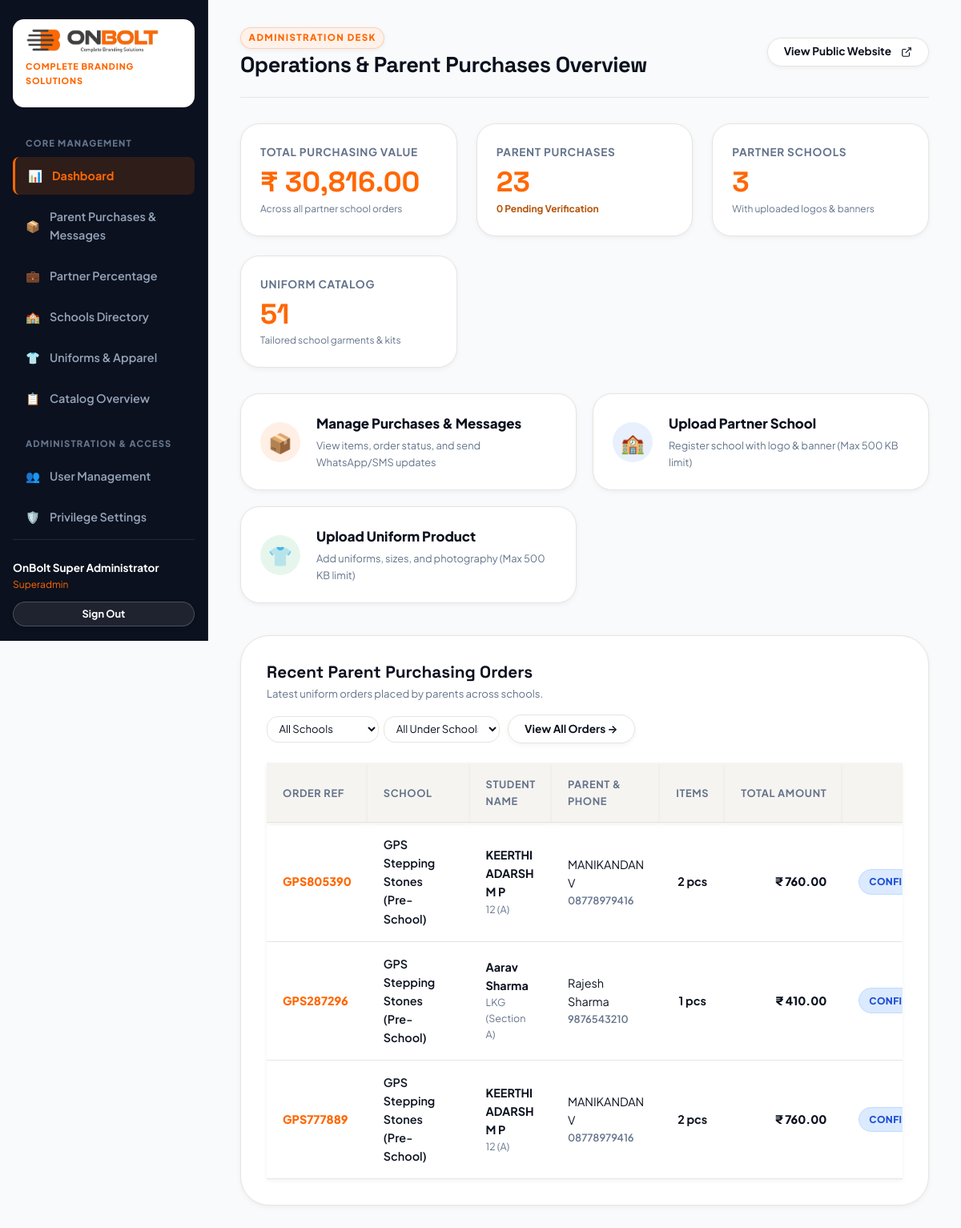
/admin/index.php (signed in), run on an earlier commit of the app's database.
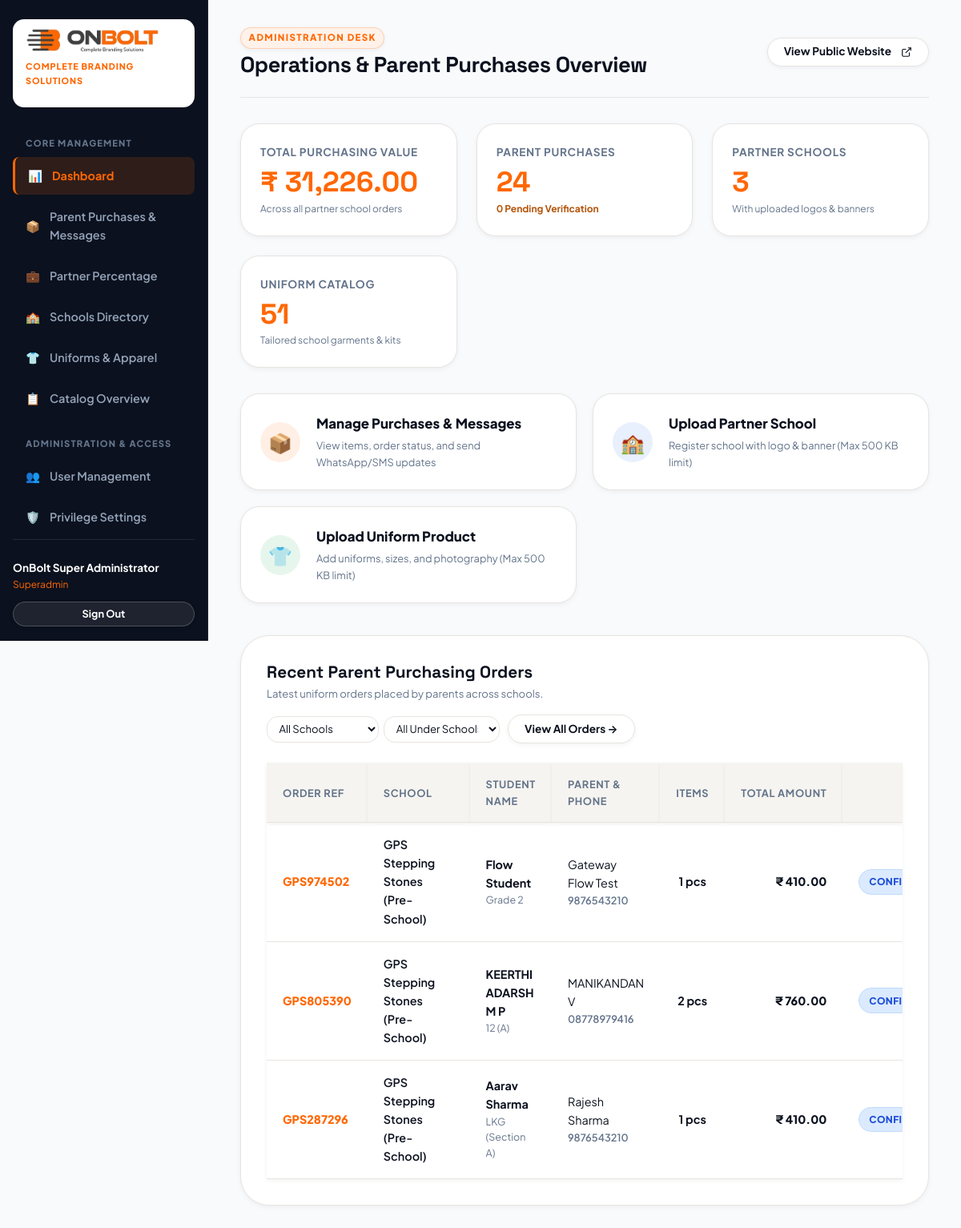
And on a later commit of the database.
### tables this page shows
CREATE TABLE `orders` (
  `id` int(10) unsigned NOT NULL AUTO_INCREMENT,
  `order_reference` varchar(60) NOT NULL,
  `school_id` int(10) unsigned NOT NULL,
  `sub_school_id` int(10) unsigned DEFAULT NULL,
  `parent_id` int(10) unsigned DEFAULT NULL,
  `parent_name` varchar(150) NOT NULL,
  `student_name` varchar(150) NOT NULL,
  `gender` varchar(20) DEFAULT NULL,
  `grade_class` varchar(50) NOT NULL,
  `mobile` varchar(50) NOT NULL,
  `alt_mobile` varchar(50) DEFAULT NULL,
  `email` varchar(150) DEFAULT NULL,
  `delivery_address` text NOT NULL,
  `pincode` varchar(20) NOT NULL,
  `state` varchar(100) NOT NULL DEFAULT 'Kerala',
  `total_items` int(11) NOT NULL DEFAULT 1,
  `subtotal` decimal(10,2) NOT NULL DEFAULT 0.00,
  `shipping_fee` decimal(10,2) NOT NULL DEFAULT 0.00,
  `tax_amount` decimal(10,2) NOT NULL DEFAULT 0.00,
  `total_amount` decimal(10,2) NOT NULL DEFAULT 0.00,
  `refund_amount` decimal(10,2) NOT NULL DEFAULT 0.00,
  `refund_status` enum('None','Pending','Approved','Rejected') NOT NULL DEFAULT 'None',
  `refund_requested_by` varchar(100) DEFAULT NULL,
  `refund_approved_by` varchar(100) DEFAULT NULL,
  `refund_notes` text DEFAULT NULL,
  `refunded_at` datetime DEFAULT NULL,
  `payment_status` varchar(60) NOT NULL DEFAULT 'Pending',
  `payment_method` varchar(50) NOT NULL DEFAULT 'WhatsApp / Offline',
  `order_status` varchar(60) NOT NULL DEFAULT 'Pending',
  `admin_notes` text DEFAULT NULL,
  `courier_name` varchar(100) DEFAULT NULL,
  `tracking_number` varchar(100) DEFAULT NULL,
  `fulfillment_type` enum('Courier','Handover','Counter') NOT NULL DEFAULT 'Courier',
  `handover_staff` varchar(100) DEFAULT NULL,
  `handover_recipient` varchar(150) DEFAULT NULL,
  `handover_code` varchar(50) DEFAULT NULL,
  `handover_at` datetime DEFAULT NULL,
  `exchange_requested` tinyint(1) DEFAULT 0,
  `exchange_details` text DEFAULT NULL,
  `pdf_url` varchar(255) DEFAULT NULL,
  `created_at` timestamp NOT NULL DEFAULT current_timestamp(),
  `updated_at` timestamp NOT NULL DEFAULT current_timestamp() ON UPDATE current_timestamp(),
  PRIMARY KEY (`id`),
  UNIQUE KEY `uq_order_ref` (`order_reference`),
  KEY `idx_orders_school` (`school_id`),
  KEY `idx_orders_parent` (`parent_id`),
  KEY `idx_orders_status` (`order_status`),
  CONSTRAINT `fk_orders_school` FOREIGN KEY (`school_id`) REFERENCES `schools` (`id`) ON DELETE CASCADE
);

CREATE TABLE `schools` (
  `id` int(10) unsigned NOT NULL AUTO_INCREMENT,
  `parent_id` int(10) unsigned DEFAULT NULL,
  `has_sub_schools` tinyint(1) NOT NULL DEFAULT 0,
  `sub_school_label` varchar(100) DEFAULT 'School',
  `name` varchar(180) NOT NULL,
  `slug` varchar(120) NOT NULL,
  `code` varchar(50) DEFAULT NULL,
  `location` varchar(180) DEFAULT NULL,
  `city` varchar(100) DEFAULT 'Trivandrum',
  `cluster` varchar(100) NOT NULL DEFAULT 'TVPM (Trivandrum)',
  `state` varchar(100) DEFAULT 'Kerala',
  `pincode` varchar(20) DEFAULT NULL,
  `contact_phone` varchar(50) DEFAULT '+91 9946925888',
  `contact_email` varchar(150) DEFAULT 'onboltconsumerindia@gmail.com',
  `whatsapp_number` varchar(50) DEFAULT '918848670739',
  `description` text DEFAULT NULL,
  `logo` varchar(255) DEFAULT NULL,
  `banner_image` varchar(255) DEFAULT NULL,
  `ordering_enabled` tinyint(1) NOT NULL DEFAULT 1,
  `enable_class_selection` tinyint(1) NOT NULL DEFAULT 1,
  `uniform_mode` enum('common','class_wise') NOT NULL DEFAULT 'common',
  `applicable_classes` text DEFAULT NULL,
  `allow_offline_payment` tinyint(1) NOT NULL DEFAULT 1,
  `allow_online_payment` tinyint(1) NOT NULL DEFAULT 0,
  `sort_order` int(11) NOT NULL DEFAULT 0,
  `status` tinyint(1) NOT NULL DEFAULT 1,
  `created_at` timestamp NOT NULL DEFAULT current_timestamp(),
  `updated_at` timestamp NOT NULL DEFAULT current_timestamp() ON UPDATE current_timestamp(),
  PRIMARY KEY (`id`),
  UNIQUE KEY `uq_schools_slug` (`slug`),
  UNIQUE KEY `uq_schools_code` (`code`),
  KEY `idx_schools_status` (`status`)
);

### config/app.php (called while the page is built, shortened)
<?php
function sanitize(mixed $data): mixed {
    return htmlspecialchars(trim((string)$data), ENT_QUOTES, 'UTF-8');
}
function getWebsiteSetting(string $key, string $default = ''): string {
    static $settings = null;
    if ($settings === null) {
        $settings = [];
        try {
            $pdo = getDbConnection();
            $stmt = $pdo->query("SELECT setting_key, setting_value FROM website_settings");
            while ($row = $stmt->fetch()) {
                $settings[$row['setting_key']] = $row['setting_value'];
            }
        } catch (Exception $e) {
        }
    }
    return $settings[$key] ?? $default;
}
function formatCurrency(float|int|string $amount): string {
    $symbol = getWebsiteSetting('currency_symbol', '₹');
    return $symbol . ' ' . number_format((float)$amount, 2);
}

### includes/functions.php (called while the page is built, shortened)
<?php
require_once __DIR__ . '/../config/app.php';
function getOrderStatusSelectStyle(string $status): string {
    $map = [
        'Pending'            => 'background-color: #FEF3C7; color: #B45309; border-color: #FDE68A;',
        'Confirmed'          => 'background-color: #DBEAFE; color: #1D4ED8; border-color: #BFDBFE;',
        'In progress'        => 'background-color: #F3E8FF; color: #7E22CE; border-color: #D8B4FE;',
        'Production'         => 'background-color: #F3E8FF; color: #7E22CE; border-color: #D8B4FE;',
        'Packed'             => 'background-color: #FFEDD5; color: #C2410C; border-color: #FDBA74;',
        'Dispatched'         => 'background-color: #E0F2FE; color: #0369A1; border-color: #7DD3FC;',
        'Dispatched by hand' => 'background-color: #FEF3C7; color: #B45309; border-color: #FDE68A;',
        'On the way'         => 'background-color: #E0E7FF; color: #4338CA; border-color: #A5B4FC;',
        'Delivered'          => 'background-color: #DCFCE7; color: #15803D; border-color: #86EFAC;',
        'Cancelled'          => 'background-color: #FEE2E2; color: #DC2626; border-color: #FCA5A5;',
        'Cancel'             => 'background-color: #FEE2E2; color: #DC2626; border-color: #FCA5A5;',
        'Refunded'           => 'background-color: #EDE9FE; color: #6D28D9; border-color: #DDD6FE;',
        'Refund'             => 'background-color: #EDE9FE; color: #6D28D9; border-color: #DDD6FE;',
    ];
    return $map[$status] ?? 'background-color: #F1F5F9; color: #475569; border-color: #CBD5E1;';
}

### admin/index.php (the view, shortened to what the rows shown need)
<?php
require_once __DIR__ . '/header.php';
$pdo = getDbConnection();
$orderSchoolCondition = "";
$totalRevenue = (float)$pdo->query("SELECT COALESCE(SUM(total_amount), 0) FROM orders WHERE order_status NOT IN ('Cancelled', 'Refunded')" . $orderSchoolCondition)->fetchColumn();
$allowedStatuses = ['Pending', 'Confirmed', 'In progress', 'Packed', 'Dispatched', 'Dispatched by hand', 'Delivered', 'Cancelled', 'Refunded'];
$recentOrdersSql = "SELECT o.*, s.name as school_name
                    FROM orders o
                    LEFT JOIN schools s ON o.school_id = s.id
                    WHERE 1=1";
$recentOrdersSql .= " ORDER BY o.id DESC LIMIT 6";
$recentOrders = $pdo->query($recentOrdersSql)->fetchAll();
?>
        <div class="stat-num" style="color:var(--brand-primary);"><?= formatCurrency($totalRevenue) ?></div>
<div style="background:#ffffff; border-radius:var(--radius-xl); border:1px solid var(--brand-border); padding:2rem; box-shadow:var(--shadow-sm);">
    <div class="table-scroll-frame" style="max-height:520px; overflow-y:auto; overflow-x:auto; position:relative; border-radius:0; border:none; border-top:1px solid #F1F5F9;">
        <table class="admin-table" style="margin:0; border:none; border-radius:0;">
            <thead>
                <tr>
                    <th style="white-space:nowrap; width:140px; position:sticky; top:0; z-index:10; background:var(--brand-surface-alt); box-shadow:0 1px 2px rgba(0,0,0,0.06);">Order Ref</th>
                    <th style="position:sticky; top:0; z-index:10; background:var(--brand-surface-alt); box-shadow:0 1px 2px rgba(0,0,0,0.06);">School</th>
                    <th style="position:sticky; top:0; z-index:10; background:var(--brand-surface-alt); box-shadow:0 1px 2px rgba(0,0,0,0.06);">Student Name</th>
                    <th style="position:sticky; top:0; z-index:10; background:var(--brand-surface-alt); box-shadow:0 1px 2px rgba(0,0,0,0.06);">Parent &amp; Phone</th>
                    <th style="text-align:center; white-space:nowrap; width:90px; position:sticky; top:0; z-index:10; background:var(--brand-surface-alt); box-shadow:0 1px 2px rgba(0,0,0,0.06);">Items</th>
                    <th style="text-align:right; white-space:nowrap; width:130px; position:sticky; top:0; z-index:10; background:var(--brand-surface-alt); box-shadow:0 1px 2px rgba(0,0,0,0.06);">Total Amount</th>
                    <th style="text-align:center; min-width:140px; white-space:nowrap; position:sticky; top:0; z-index:10; background:var(--brand-surface-alt); box-shadow:0 1px 2px rgba(0,0,0,0.06);">Status</th>
                </tr>
            </thead>
            <tbody>
                <?php if (empty($recentOrders)): ?>
                    <tr><td colspan="8" style="text-align:center; padding:2rem; color:var(--brand-muted);">No purchasing orders recorded yet.</td></tr>
                <?php else: ?>
                    <?php foreach ($recentOrders as $ro): ?>
                        <tr>
                            <td style="font-weight:800; color:var(--brand-primary); white-space:nowrap;"><?= sanitize($ro['order_reference']) ?></td>
                            <td style="font-weight:600;"><?= sanitize($ro['school_name'] ?: 'International School') ?></td>
                            <td>
                                <div style="font-weight:700;"><?= sanitize($ro['student_name']) ?></div>
                                <div style="font-size:0.78rem; color:var(--brand-muted);"><?= sanitize($ro['grade_class']) ?></div>
                            </td>
                            <td>
                                <div><?= sanitize($ro['parent_name']) ?></div>
                                <div style="font-size:0.8rem; color:var(--brand-muted); font-weight:600;"><?= sanitize($ro['mobile']) ?></div>
                            </td>
                            <td style="font-weight:700; text-align:center; white-space:nowrap;"><?= $ro['total_items'] ?> pcs</td>
                            <td style="font-weight:800; text-align:right; white-space:nowrap;"><?= formatCurrency($ro['total_amount']) ?></td>
                            <td style="text-align:center; white-space:nowrap;">
                                <div class="quick-status-wrap" style="position:relative; display:inline-flex; align-items:center;">
                                    <select class="order-status-quick-select"
                                            id="dash-order-status-<?= $ro['id'] ?>"
                                            data-order-id="<?= $ro['id'] ?>"
                                            data-current="<?= htmlspecialchars($ro['order_status']) ?>"
                                            onchange="changeDashOrderStatus(<?= $ro['id'] ?>, this.value, this)"
                                            style="padding:0.32rem 1.6rem 0.32rem 0.75rem; font-size:0.75rem; font-weight:800; border-radius:9999px; cursor:pointer; width:auto; text-transform:uppercase; letter-spacing:0.03em; appearance:none; -webkit-appearance:none; border-width:1.5px; border-style:solid; outline:none; transition:all 0.2s; <?= getOrderStatusSelectStyle($ro['order_status']) ?>">
                                        <?php foreach ($allowedStatuses as $st): ?>
                                            <option value="<?= $st ?>" <?= $ro['order_status'] === $st ? 'selected' : '' ?> style="background:#ffffff; color:#0F172A; font-weight:700;">
                                                <?= $st === 'Production' ? 'In Production' : $st ?>
                                            </option>
                                        <?php endforeach; ?>
                                    </select>
                                </div>
                            </td>
                        </tr>
                    <?php endforeach; ?>
                <?php endif; ?>
            </tbody>
        </table>
    </div>
</div>
<?php require_once __DIR__ . '/footer.php'; ?>

What changed in the data, as far as the page shows it:
no longer on this page (row unchanged): orders: order_reference "GPS777889", school.name "GPS Stepping Stones (Pre-School)", student_name "KEERTHI ADARSH M P", grade_class "12 (A)", parent_name "MANIKANDAN V", mobile "08778979416", total_items "2", total_amount "₹ 760.00", order_status+id "Confirmed"
added orders: order_reference "GPS974502", school.name "GPS Stepping Stones (Pre-School)", student_name "Flow Student", grade_class "Grade 2", parent_name "Gateway Flow Test", mobile "9876543210", total_items "1", total_amount "₹ 410.00", order_status+id "Confirmed"
Also different on the page:
formatCurrency($totalRevenue): "₹ 30,816.00" → "₹ 31,226.00"
$totalOrders: "23" → "24"
